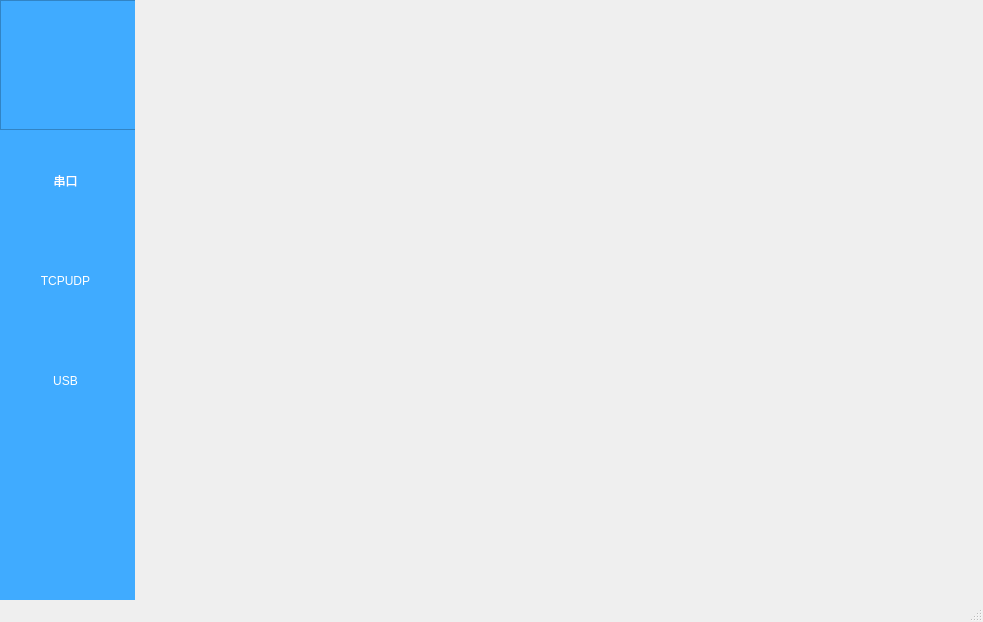
<?xml version="1.0" encoding="UTF-8"?>
<ui version="4.0">
 <class>TopWindow</class>
 <widget class="QMainWindow" name="TopWindow">
  <property name="geometry">
   <rect>
    <x>0</x>
    <y>0</y>
    <width>983</width>
    <height>622</height>
   </rect>
  </property>
  <property name="windowTitle">
   <string>MainWindow</string>
  </property>
  <widget class="QWidget" name="centralwidget">
   <layout class="QGridLayout" name="gridLayout_3">
    <property name="leftMargin">
     <number>0</number>
    </property>
    <property name="topMargin">
     <number>0</number>
    </property>
    <property name="rightMargin">
     <number>0</number>
    </property>
    <property name="bottomMargin">
     <number>0</number>
    </property>
    <property name="spacing">
     <number>0</number>
    </property>
    <item row="0" column="0">
     <widget class="QWidget" name="widget" native="true">
      <property name="sizePolicy">
       <sizepolicy hsizetype="Maximum" vsizetype="Preferred">
        <horstretch>0</horstretch>
        <verstretch>0</verstretch>
       </sizepolicy>
      </property>
      <property name="minimumSize">
       <size>
        <width>135</width>
        <height>0</height>
       </size>
      </property>
      <property name="maximumSize">
       <size>
        <width>135</width>
        <height>16777215</height>
       </size>
      </property>
      <property name="baseSize">
       <size>
        <width>0</width>
        <height>0</height>
       </size>
      </property>
      <property name="styleSheet">
       <string notr="true">background-color: rgb(64, 171, 255);</string>
      </property>
      <widget class="QPushButton" name="pushButton">
       <property name="geometry">
        <rect>
         <x>-10</x>
         <y>130</y>
         <width>151</width>
         <height>101</height>
        </rect>
       </property>
       <property name="styleSheet">
        <string notr="true">font: 20pt &quot;华光大黑_CNKI&quot;;
background-color: rgb(64, 171, 255);
color: rgb(255, 255, 255);</string>
       </property>
       <property name="text">
        <string>串口</string>
       </property>
       <property name="flat">
        <bool>true</bool>
       </property>
      </widget>
      <widget class="QPushButton" name="pushButton_2">
       <property name="geometry">
        <rect>
         <x>-10</x>
         <y>230</y>
         <width>151</width>
         <height>101</height>
        </rect>
       </property>
       <property name="styleSheet">
        <string notr="true">font: 20pt &quot;华光大黑_CNKI&quot;;
background-color: rgb(64, 171, 255);
color: rgb(255, 255, 255);</string>
       </property>
       <property name="text">
        <string>TCPUDP</string>
       </property>
       <property name="flat">
        <bool>true</bool>
       </property>
      </widget>
      <widget class="QPushButton" name="pushButton_3">
       <property name="geometry">
        <rect>
         <x>-10</x>
         <y>330</y>
         <width>151</width>
         <height>101</height>
        </rect>
       </property>
       <property name="styleSheet">
        <string notr="true">font: 20pt &quot;华光大黑_CNKI&quot;;
background-color: rgb(64, 171, 255);
color: rgb(255, 255, 255);</string>
       </property>
       <property name="text">
        <string>USB</string>
       </property>
       <property name="flat">
        <bool>true</bool>
       </property>
      </widget>
      <widget class="QGraphicsView" name="graphicsView">
       <property name="geometry">
        <rect>
         <x>0</x>
         <y>0</y>
         <width>141</width>
         <height>130</height>
        </rect>
       </property>
      </widget>
     </widget>
    </item>
    <item row="0" column="1">
     <widget class="QWidget" name="widget_2" native="true">
      <layout class="QGridLayout" name="gridLayout_2">
       <property name="leftMargin">
        <number>0</number>
       </property>
       <property name="topMargin">
        <number>0</number>
       </property>
       <property name="rightMargin">
        <number>0</number>
       </property>
       <property name="bottomMargin">
        <number>0</number>
       </property>
       <item row="0" column="0">
        <layout class="QGridLayout" name="gridLayout">
         <property name="spacing">
          <number>0</number>
         </property>
        </layout>
       </item>
      </layout>
     </widget>
    </item>
   </layout>
  </widget>
  <widget class="QStatusBar" name="statusbar"/>
  <action name="actionCOM">
   <property name="text">
    <string>COM</string>
   </property>
  </action>
  <action name="actionTCP_UDP">
   <property name="text">
    <string>TCP&amp;UDP</string>
   </property>
  </action>
  <action name="actionUSB">
   <property name="text">
    <string>USB</string>
   </property>
  </action>
 </widget>
 <resources/>
 <connections/>
</ui>
